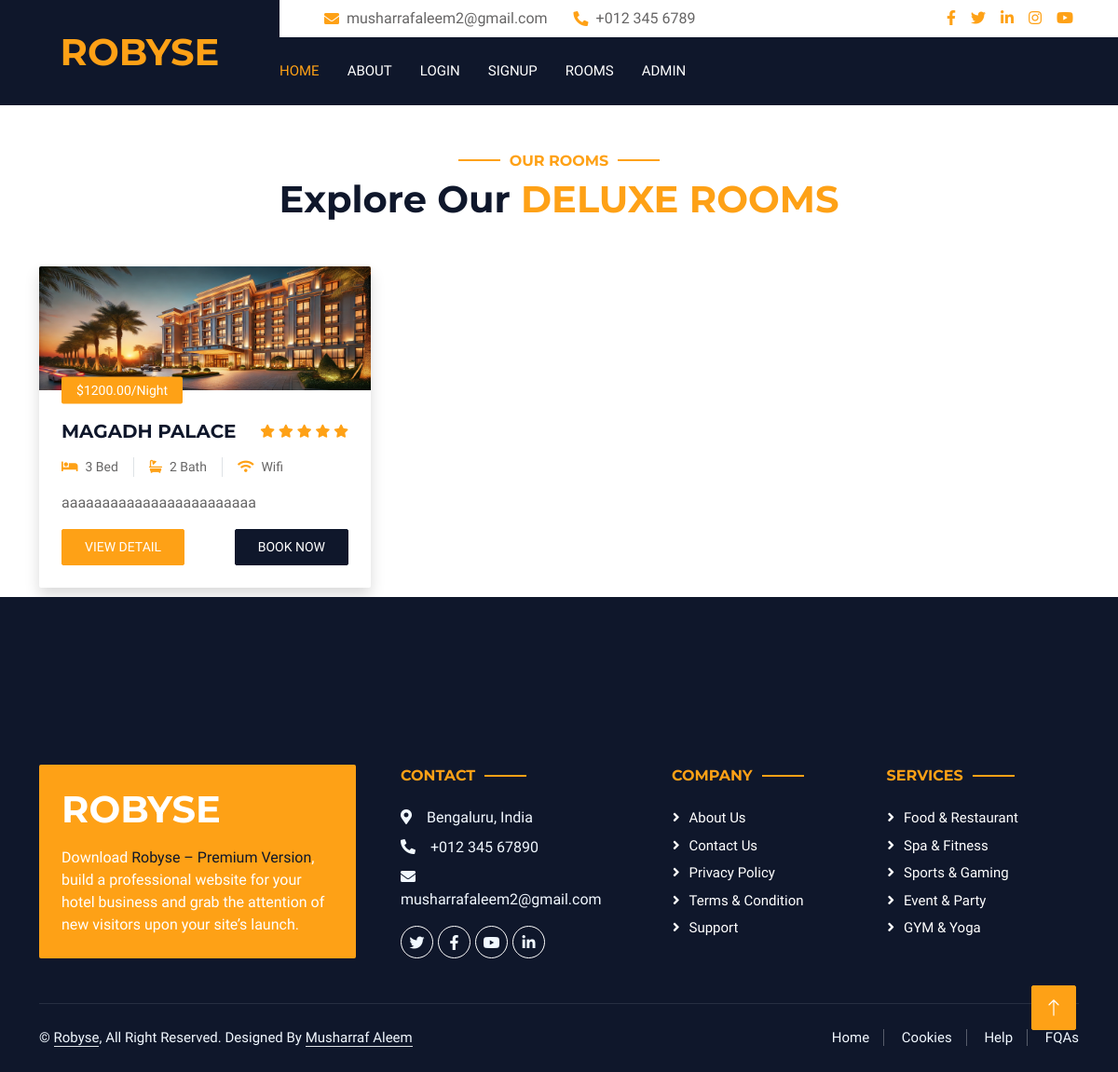
/category/1/, run on an earlier commit of the app's database.
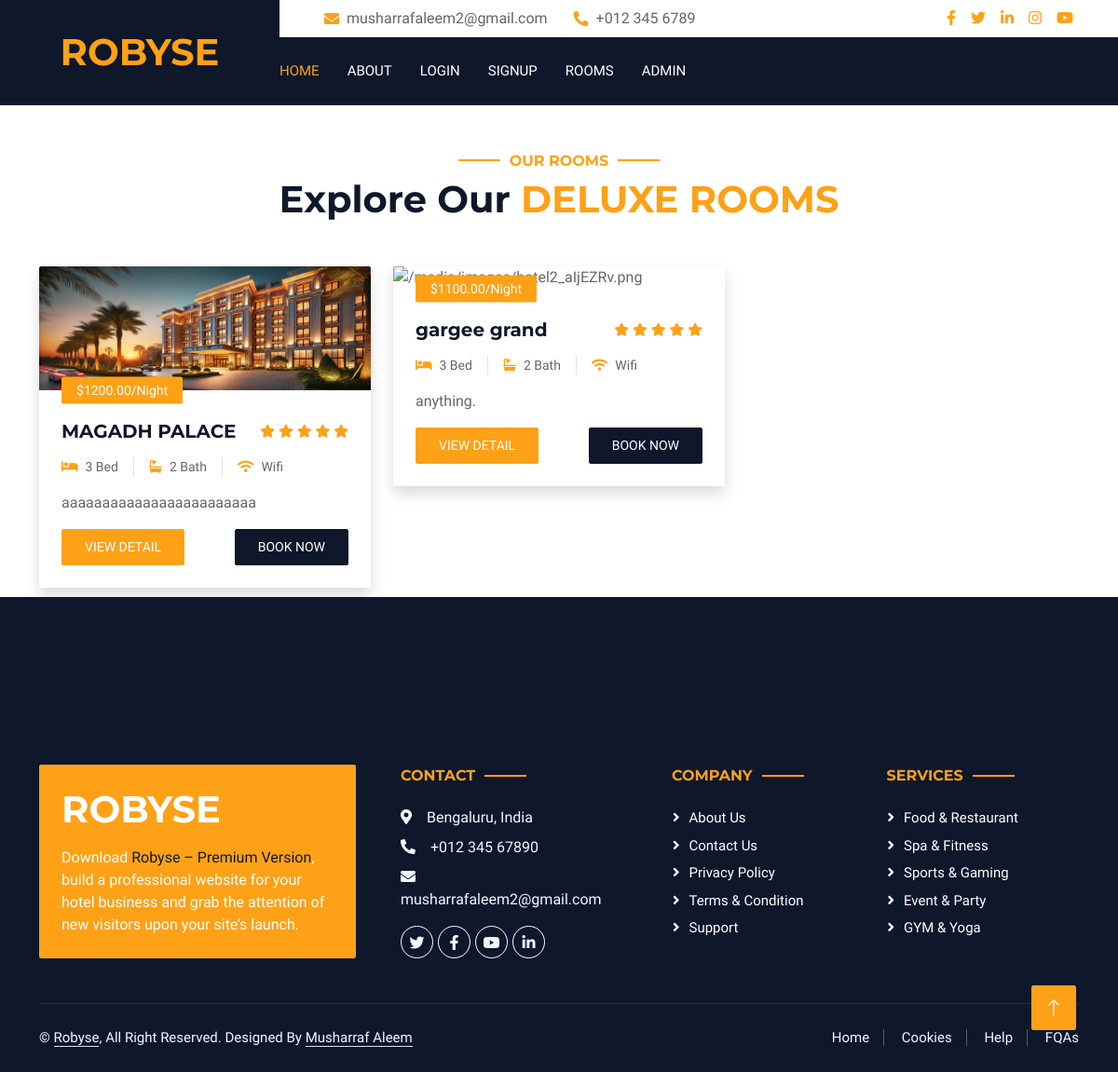
And on a later commit of the database.
### app/models.py (models this page shows, shortened)
class Model1(models.Model):
    category= models.ForeignKey(Category, on_delete=models.CASCADE, related_name='model1_items')
    name = models.CharField(max_length=255)
    image = models.ImageField(upload_to='images/')
    description = models.TextField()
    price = models.DecimalField(max_digits=10, decimal_places=2)
    rating = models.FloatField()
    location = models.CharField(max_length=255)
    availability = models.BooleanField(default=True)

### app/views.py (the view)
# urls.py: path('category/<int:pk>/', category_detail, name='category_detail'),
def category_detail(request, pk):
    category = get_object_or_404(Category, pk=pk)
    instances = Model1.objects.filter(category=category)  # Filter instances by category
    return render(request, 'category_detail.html', {'category': category, 'instances': instances})

### templates/category_detail.html (shortened to what this page needs)
{% extends "base1.html" %}
{% load static %}
{% block content %}
<div class="container-xxl py-5">
    <div class="container">
        <div class="text-center wow fadeInUp" data-wow-delay="0.1s">
            <h6 class="section-title text-center text-primary text-uppercase">Our Rooms</h6>
            <h1 class="mb-5">Explore Our <span class="text-primary text-uppercase">{{category.name}} rooms</span></h1>
        </div>
        <div class="row g-4">
            {% for k in instances %}
            <div class="col-lg-4 col-md-6 wow fadeInUp" data-wow-delay="0.6s">
                <div class="room-item shadow rounded overflow-hidden">
                    <div class="position-relative">
                        <img class="img-fluid" src="{{ k.image.url }}" alt="{{ k.image.url }}">
                        <small
                            class="position-absolute start-0 top-100 translate-middle-y bg-primary text-white rounded py-1 px-3 ms-4">${{k.price}}/Night</small>
                    </div>
                    <div class="p-4 mt-2">
                        <div class="d-flex justify-content-between mb-3">
                            <h5 class="mb-0">{{k.name}}</h5>
                            <div class="ps-2">
                                <small class="fa fa-star text-primary"></small>
                                <small class="fa fa-star text-primary"></small>
                                <small class="fa fa-star text-primary"></small>
                                <small class="fa fa-star text-primary"></small>
                                <small class="fa fa-star text-primary"></small>
                            </div>
                        </div>
                        <div class="d-flex mb-3">
                            <small class="border-end me-3 pe-3"><i class="fa fa-bed text-primary me-2"></i>3 Bed</small>
                            <small class="border-end me-3 pe-3"><i class="fa fa-bath text-primary me-2"></i>2
                                Bath</small>
                            <small><i class="fa fa-wifi text-primary me-2"></i>Wifi</small>
                        </div>
                        <p class="text-body mb-3">{{k.description}}</p>
                        <div class="d-flex justify-content-between">
                            <a class="btn btn-sm btn-primary rounded py-2 px-4"
                                href="{% url 'instance_detail' k.pk %}">View Detail</a>
                            <a class="btn btn-sm btn-dark rounded py-2 px-4" href="{% url 'booking' k.pk %}">Book
                                Now</a>
                        </div>
                    </div>
                </div>
            </div>
            {% endfor %}
        </div>
    </div>
</div>
<br><br><br>
{% endblock content %}

What changed in the data, as far as the page shows it:
added Model1: price "1100.00", name "gargee grand", description "anything."
